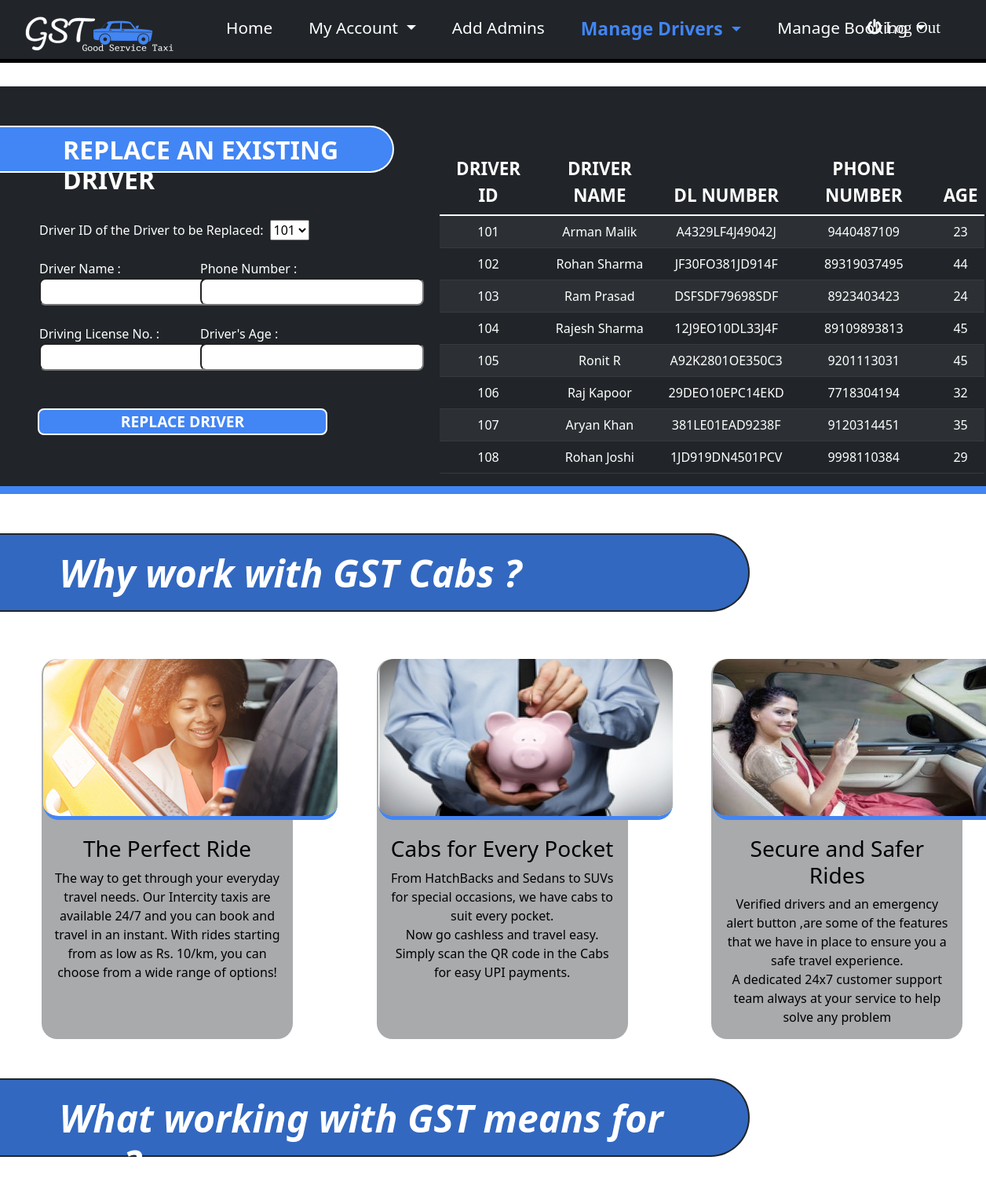
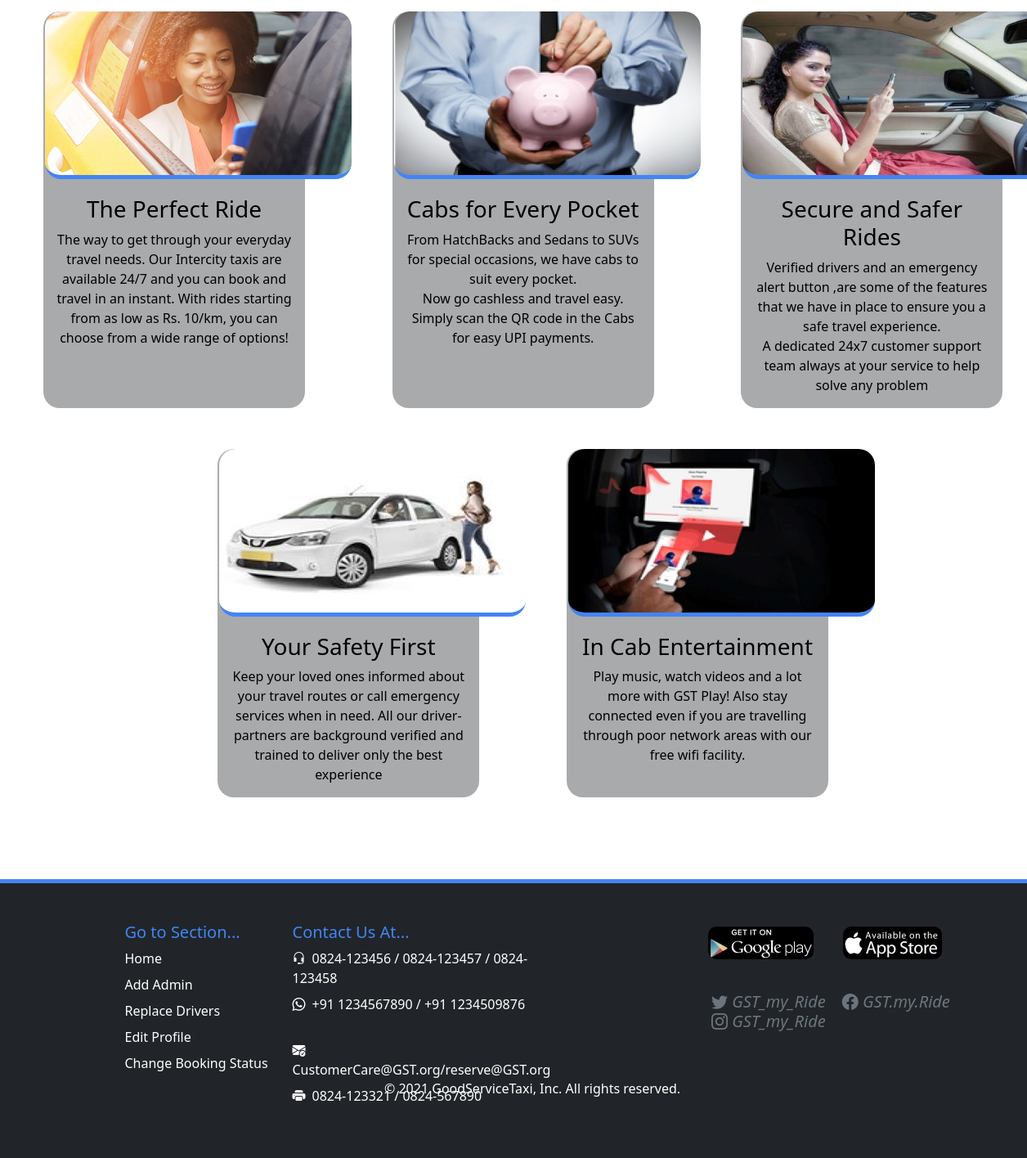
The app's page /ReplaceDriver with its own data (2 pictures, top to bottom).
### tables this page shows
CREATE TABLE driver(
driver_id integer PRIMARY KEY,
Dname varchar2(20) NOT NULL,
DL_no number(10) UNIQUE NOT NULL,
dph_no number(10) NOT NULL,
Age number(2),
admin_id REFERENCES admin(admin_id) DEFAULT 101);

### app.py (the view, shortened to what this page needs)
@app.route('/ReplaceDriver', methods=("GET","POST"))
def ReplaceDriver():
    global driverData
    con = sqlite3.connect("DBMS.db")
    cur = con.cursor()
    query = "SELECT * FROM DRIVER ORDER BY DRIVER_ID"
    cur.execute(query)
    rows = cur.fetchall()
    con.close()
    form = ReplaceDriverForm();
    return render_template('ReplaceDriver.html',adminid=adminid,rows=rows,form=form)

### templates/ReplaceDriver.html (shortened to what this page needs)
{% extends "AdminBase.html" %}
{% block content %}
<div class="row" id="mainContainer">
  <div class="col-4">
    <h2 class="title"> REPLACE AN EXISTING DRIVER </h2>
    <form action="{{ url_for('ReplaceDriver') }}" method="POST" autocomplete="off" >
    <fieldset class="form-field">
      {{ form.driverId.label }}&ensp;{{ form.driverId }}
      </fieldset>
    <div class="row" id="formDiv">
      <div class="col-6">
          <br>
        <fieldset class="form-field">
          {{ form.name.label }}<br>
          {{ form.name }}
          </fieldset>
          <br>
          <fieldset class="form-field">
            {{ form.DL_no.label }}<br>
            {{ form.DL_no }}
            </fieldset>
      </div>
      <div class="col-5">
      <br>
      <fieldset class="form-field">
        {{ form.dph_no.label }}<br>
        {{ form.dph_no }}
        </fieldset>
            <br>
            <fieldset class="form-field">
              {{ form.age.label }}<br>
              {{ form.age }}
              </fieldset>
      <br><br>
      </div>
      {{ form.submit }}
    </div>
  </form>
  </div>
  <div id="table" class="col-7 offset-1"  >
    <table class="table table-dark table-striped">
        <thead>
            <tr>
              <th scope="col">DRIVER ID</th>
              <th scope="col">DRIVER NAME</th>
              <th scope="col">DL NUMBER</th>
              <th scope="col">PHONE NUMBER</th>
              <th scope="col">AGE</th>
            </tr>
        </thead>
        <tbody>
            {% for rowdata in rows %}
            <tr>
              <td>{{rowdata[0]}}</td>
              <td>{{rowdata[1]}}</td>
              <td>{{rowdata[2]}}</td>
              <td>{{rowdata[3]}}</td>
              <td>{{rowdata[4]}}</td>
            </tr>
            {% endfor %}
        </tbody>
    </table>
  </div>
</div>
<h1 class="title2">Why work with GST Cabs ?</h1>
<div class="row" id="container2">
  <div class="col-3 offset-0 container2-items container2-items1">
    <img src ="{{url_for('static',filename='images/login1.jpg')}}">
  <h3 class="text-center">The Perfect Ride</h3><p class="text-center">The way to get through your everyday travel needs. Our Intercity taxis are available 24/7 and
  you can book and travel in an instant. With rides starting from as low as Rs. 10/km, you can choose
  from a wide range of options!
  </p>
</div>
<div class="col-3 offset-1 container2-items">
  <img src ="{{url_for('static',filename='images/login2.jpg')}}">
  <h3 class="text-center">Cabs for Every Pocket</h3><p class="text-center">
From HatchBacks and Sedans to SUVs for special occasions, we have cabs to suit every pocket.<br>
Now go cashless and travel easy.
Simply scan the QR code in the Cabs for easy UPI payments.</p>
</div>
<div class="col-3 offset-1 container2-items">
  <img src ="{{url_for('static',filename='images/login3.jpg')}}">
  <h3 class="text-center">Secure and Safer Rides</h3>
  <p class="text-center">Verified drivers and an emergency alert button ,are some of the features
  that we have in place to ensure you a safe travel experience.<br>A dedicated 24x7 customer
  support team always at your service to help solve any problem</p>
</div>
</div>
{% endblock %}

### templates/ReplaceDriver.html (style rules this page uses)
#mainContainer { background-color: #212529;margin-top: 30px; color: white;padding-left: 50px; border-bottom: 10px #4285F4 solid; }
input { border-radius: 8px;font-size: 1.2em; }
.title { color: white;font-weight: 700;margin-left: -50px;background-color: #4285F4;padding-top: 10px; padding-left: 80px;border-top-right-radius: 50px;border-bottom-right-radius: 50px; width: 130%;height: 60px; border: 2px white solid; border-left: 0px;margin-bottom: 60px;margin-top: 50px; }
#submit { width: 90%;font-size: 1.2em;font-weight: 600;background-color: #4285F4;color: white;border: 2px white solid; margin-left: 10px; margin-bottom: 50px; }
#container2 { margin-top: 30px; }
.container2-items img { margin-bottom: 20px; border-radius: 20px; margin-left: -10px; margin-top: 0px; border-bottom: 5px #4285F4 solid }
.container2-items { background-color: #21252963; color: black; border-radius: 20px; font-weight: 500; }
.container2-items1 { background-color: #21252963; color: black; border-radius: 20px; margin-left: 65px; }
.title2 { color: white;font-weight: 700;margin-left: -50px;background-color: #4285F4;padding-top: 20px; padding-left: 20%;border-top-right-radius: 50px;border-bottom-right-radius: 50px; width: 80%;height: 100px; border: 2px #212529 solid; border-left: 0px;margin-bottom: 60px;margin-top: 50px; font-size: 3em;font-style: italic; }
#table { margin-top: 80px; margin-left: 100px; }
th { font-size: 1.4em;text-align: center; }
tr { text-align: center; }

### templates/AdminBase.html (style rules this page uses)
#container2 { margin-top: 50px; }
.container2-items img { margin-bottom: 20px; border-radius: 20px; margin-left: -10px; margin-top: 0px; border-bottom: 5px #4285F4 solid }
.container2-items { background-color: #21252963; color: black; border-radius: 20px; font-weight: 500; }
.container2-items1 { background-color: #21252963; color: black; border-radius: 20px; margin-left: 65px; }
.title2 { color: white;font-weight: 700;margin-left: -50px;background-color: #3268c0;padding-top: 20px; padding-left: 10%;border-top-right-radius: 50px;border-bottom-right-radius: 50px; width: 80%;height: 100px; border: 2px #212529 solid; border-left: 0px;margin-bottom: 60px;margin-top: 50px; font-size: 3em;font-style: italic; }

### records on screen
driver: driver_id "101", Dname "Arman Malik", DL_no "A4329LF4J49042J", dph_no "9440487109", Age "23"
driver: driver_id "102", Dname "Rohan Sharma", DL_no "JF30FO381JD914F", dph_no "89319037495", Age "44"
driver: driver_id "103", Dname "Ram Prasad", DL_no "DSFSDF79698SDF", dph_no "8923403423", Age "24"
driver: driver_id "104", Dname "Rajesh Sharma", DL_no "12J9EO10DL33J4F", dph_no "89109893813", Age "45"
driver: driver_id "105", Dname "Ronit R", DL_no "A92K2801OE350C3", dph_no "9201113031", Age "45"
driver: driver_id "106", Dname "Raj Kapoor", DL_no "29DEO10EPC14EKD", dph_no "7718304194", Age "32"
driver: driver_id "107", Dname "Aryan Khan", DL_no "381LE01EAD9238F", dph_no "9120314451", Age "35"
driver: driver_id "108", Dname "Rohan Joshi", DL_no "1JD919DN4501PCV", dph_no "9998110384", Age "29"
